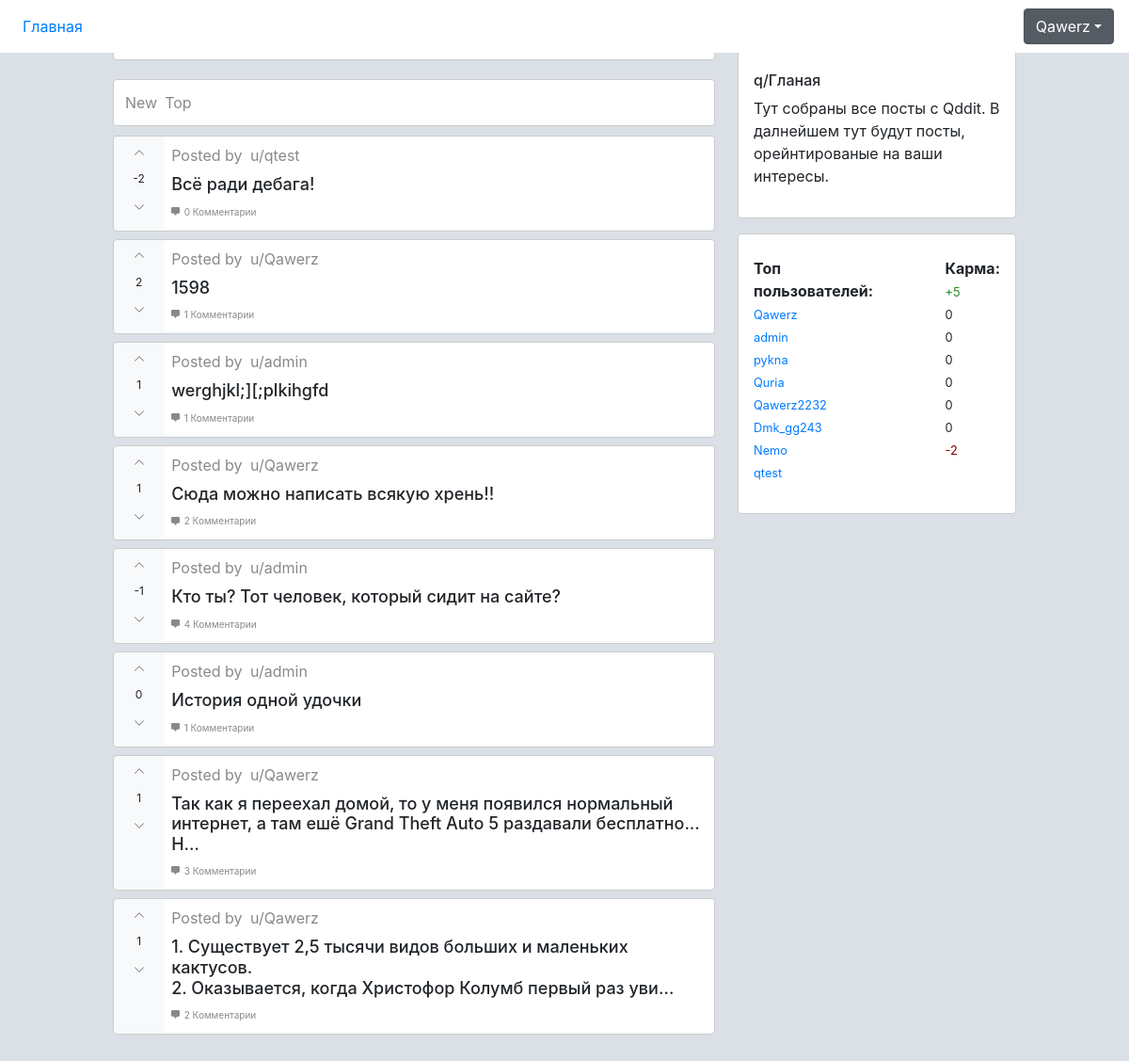
The page / (signed in) on the database as committed earlier.
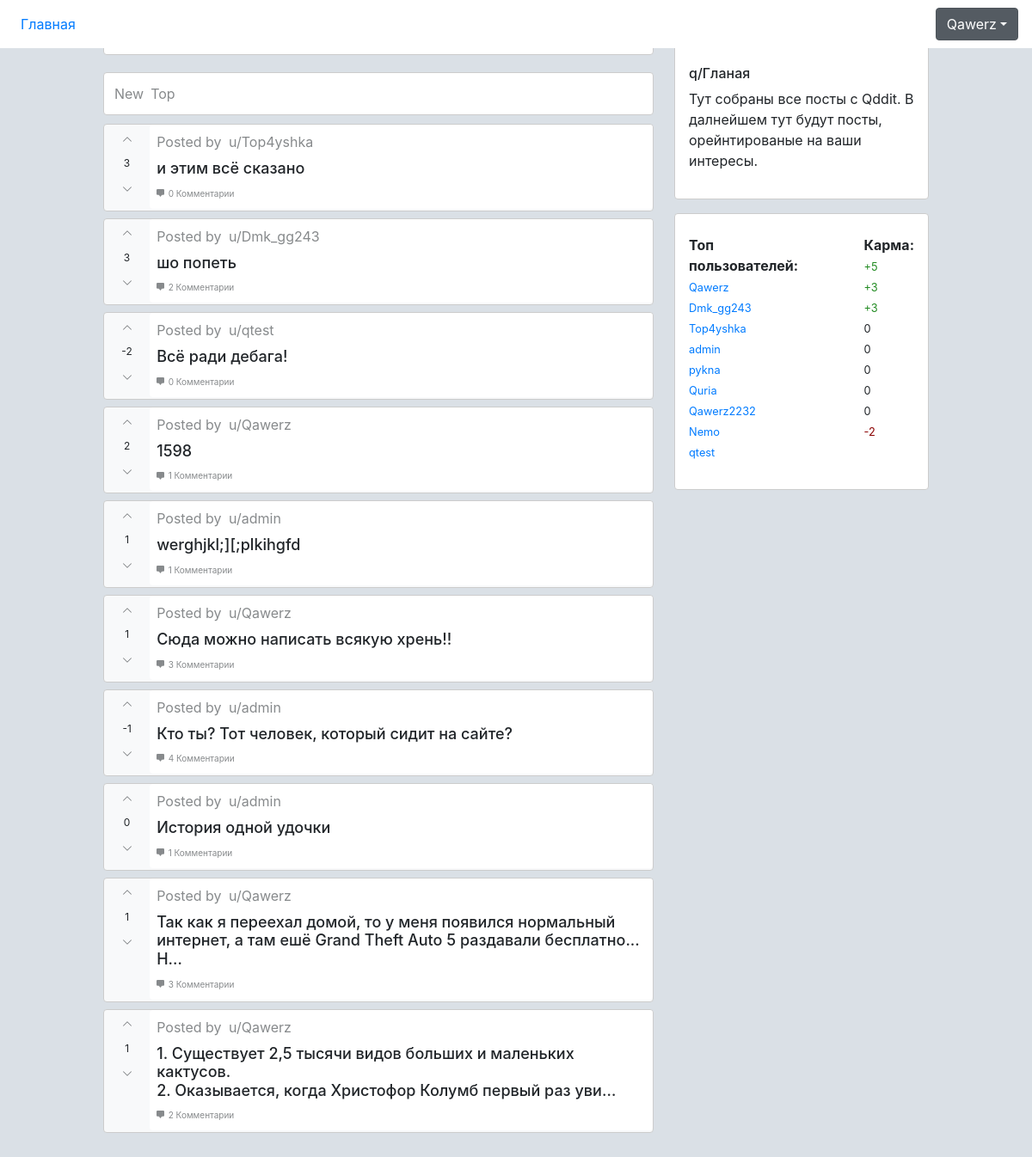
The same page on the database as committed later.
### web/models.py (models this page shows, shortened)
class Publication(models.Model):
    community = models.ForeignKey(Communities, on_delete=models.CASCADE, verbose_name='Сообщество', blank=True, null=True)
    author = models.ForeignKey(User, on_delete=models.CASCADE, verbose_name='Автор статьи', blank=True, null=True)
    name = models.CharField(max_length=120, verbose_name="Название")
    create_date = models.DateTimeField(auto_now=True)
    text = models.TextField(verbose_name="Текст")
    karma = models.IntegerField(verbose_name="Популярность статьи", default=0)
    likes = models.ManyToManyField(User, related_name='likes', blank=True)
    dislikes = models.ManyToManyField(User, related_name='dislikes', blank=True)
    class Meta:
        verbose_name = "Статьи"
        verbose_name_plural = "Статьи"

class Profile(models.Model):
    username = models.OneToOneField(User, verbose_name='Id ползователя', on_delete=models.CASCADE)
    bio = models.TextField(max_length=500, verbose_name='Биография', blank=True)
    birth_date = models.DateField(null=True, verbose_name='Дата рождения', blank=True)
    karma = models.IntegerField(verbose_name="Популярность пользователя", default=0)
    favcolor = models.CharField(max_length=10, verbose_name='Любимый цвет', blank=True)
    avatar = models.CharField(max_length=150, verbose_name='Аватар', blank=True)
    class Meta:
        verbose_name = "Пользователь"
        verbose_name_plural = "Пользователи"

### web/views.py (the view, shortened to what this page needs)
# urls.py: path('', views.PublicationsListNew.as_view(), name="home"),
class PublicationsListNew(CreateView):
    model = Publication, Profile, Communities
    template_name = 'publications_rl.html'
    form_class = PublicationForm
    success_url = reverse_lazy('publications')
    def get_context_data(self, **kwargs):
        kwargs['publications'] = Publication.objects.all().order_by('-id')
        kwargs['communities'] = Communities.objects.all().order_by('-id')[:10]
        kwargs['profiles'] = Profile.objects.all().order_by('-karma')[:10]
        return super().get_context_data(**kwargs)

### templates/publications_rl.html (shortened to what this page needs)
{% extends "base.html" %}
{% block content %}
<div class="container mx-auto">
    <div class="flex w-960 mx-auto">
        <div class="w-2/3">
            <div class="py-2">
                {% if request.user.is_authenticated %}
                <div class="createpostdiv">
                    <span class="userlogocirc user_favcolor items-s"><img class="pic" src="{{user.profile.avatar}}"></span>
                </div>
                {% endif %}
                <div class="py-1">
                    <div class="postdiv border-grey-light-alt flex">
                        <a class="ntb" href="/">
                            <div class="">New</div>
                        </a>
                        <a class="ntb" href="/top">
                            <div class="">Top</div>
                        </a>
                    </div>
                </div>
                {% for publication in publications %}
                <div class="py-1">
                    <div class="postdivmain">
                        <div class="w-1/12 flex flex-col items-c">
                                <a class="btn disabled text-xs">
                                    <svg class="bi bi-chevron-up" width="1em" height="1em" viewBox="0 0 16 16" fill="currentColor" xmlns="http://www.w3.org/2000/svg"><path fill-rule="evenodd" d="M7.646 4.646a.5.5 0 0 1 .708 0l6 6a.5.5 0 0 1-.708.708L8 5.707l-5.646 5.647a.5.5 0 0 1-.708-.708l6-6z"/></svg>
                                </a>
                            <span class="text-xs font-semibodl my-1">{{publication.karma}}</span>
                                <a class="btn disabled text-xs">
                                    <svg class="bi bi-chevron-down" width="1em" height="1em" viewBox="0 0 16 16" fill="currentColor" xmlns="http://www.w3.org/2000/svg"><path fill-rule="evenodd" d="M1.646 4.646a.5.5 0 0 1 .708 0L8 10.293l5.646-5.647a.5.5 0 0 1 .708.708l-6 6a.5.5 0 0 1-.708 0l-6-6a.5.5 0 0 1 0-.708z"/></svg>
                                </a>
                        </div>
                        <div class="w-11/12 postdiv">
                            <div class="items-c text-sc mb-2">
                                <span class="color-soft-gray">Posted by</span>
                                <a href="/user/{{ publication.author }}" class="color-soft-gray ubut ml-1 mx-1 no-underline hover:underline">u/{{publication.author}}</a>
                            </div>
                            <div  onmousedown="javascript:location.replace('/page/{{ publication.id }}');">
                                <h2 class="text-lg font-medium mb-1">{{ publication.text| safe |truncatechars:"120" }}</h2>
                            </div>
                            <a class="">
                                <span class="color-soft-gray" style="font-size: 10px; bottom: 50px;">{{publication.comments_publication.all.count}} Комментарии</span>
                            </a>
                        </div>
                    </div>
                </div>
                {% endfor %}
                <div class="container">
                    <br>
                    <br>
                </div>
            </div>
        </div>
        <div class="w-1/3">
            <div class="rounded py-2">
                <div class="rounded border-grey-light-alt bg-white ml-4 mb-1">
                        <div class="pl-3 pb-3 pr-3">
                            <div class="inline-flex items-center">
                                <span class="text-lg ml-4 "><h6>q/Гланая</h6></span>
                            </div>
                            <p class="font-normal mb-3 text-sm leading-normal">Тут собраны все посты с Qddit. В далнейшем тут будут посты, орейнтированые на ваши интересы.</p>
                        </div>
                </div>
            </div>
            <div class="rounded py-1">
                <div class="rounded border-grey-light-alt bg-white ml-4 mb-3">
                        <div class="pl-3 pb-3 pr-3">
                            <div class="flex mb-3 mt-4">
                                <div class="">
                                    <div>
                                        <div class="flex-col">
                                            <b >Топ пользователей:</b>
                                            {% for profile in profiles %}
                                            <a style="font-size: 80%" href="/user/{{ profile.username }}">{{ profile.username }}</a><br>
                                            {% endfor %}
                                        </div>
                                    </div>
                                </div>
                                <div style="margin-left: 50px;" >
                                    <div class="flex-col">
                                        <div>
                                            <b>Карма:</b>
                                            {% for profile in profiles %}
                                            {% if profile.karma > 0 %}
                                            <span style="color:forestgreen;font-size: 80%">+{{profile.karma}}</span><br>
                                            {% elif profile.karma < 0 %}
                                            <span style="color:darkred;font-size: 80%">{{profile.karma}}</span><br>
                                            {% else %}
                                            <span style="font-size: 80%">{{profile.karma}}</span><br>
                                            {% endif %}
                                            {% endfor %}
                                        </div>
                                    </div>
                                </div>
                            </div>
                        </div>
                </div>
            </div>
        </div>
    </div>
</div>
{% endblock %}

### templates/base.html (shortened to what this page needs)
<!DOCTYPE html>
{% load static %}
<html lang="ru-en">
<head>
    {% block meta %}
    <link rel="stylesheet" href="https://stackpath.bootstrapcdn.com/bootstrap/4.4.1/css/bootstrap.min.css">
    {% endblock %}
</head>
<body class="bg-gray">
<nav class="navbar fixed-top navbar-expand-sm bg-white">
    <div class="collapse navbar-collapse" id="navbarTogglerDemo01">
        <ul class="navbar-nav mr-auto mt-2 mt-lg-0">
            <li class="nav-item active">
                {% url 'home' as url_home %}
                <a class="nav-link" href="{{url_home}}">Главная</a>
            </li>
        </ul>
        <div class="dropdown show">
            <a class="btn btn-secondary dropdown-toggle" href="#" role="button" id="dropdownMenuLink" data-toggle="dropdown" aria-haspopup="true" aria-expanded="false">{% if request.user.is_authenticated %}{{request.user}}{% else %}Ты Анон{% endif %}</a>
            </div>
        </div>
</nav>
{% block content %}{% endblock %}
</body>
</html>

Rows that differ between the two databases and show on the page:
added Publication: karma "3", author "Top4yshka", text "и этим всё сказано", comments_publication.all.count "0"
added Publication: karma "3", author "Dmk_gg243", text "шо попеть", comments_publication.all.count "2"
computed for Publication "Сюда можно написать всякую хрень!!": comments_publication.all.count "2" → "3"
changed Profile "Dmk_gg243": karma "0" → "3"; moves up the list
added Profile: username "Top4yshka", karma "3"
